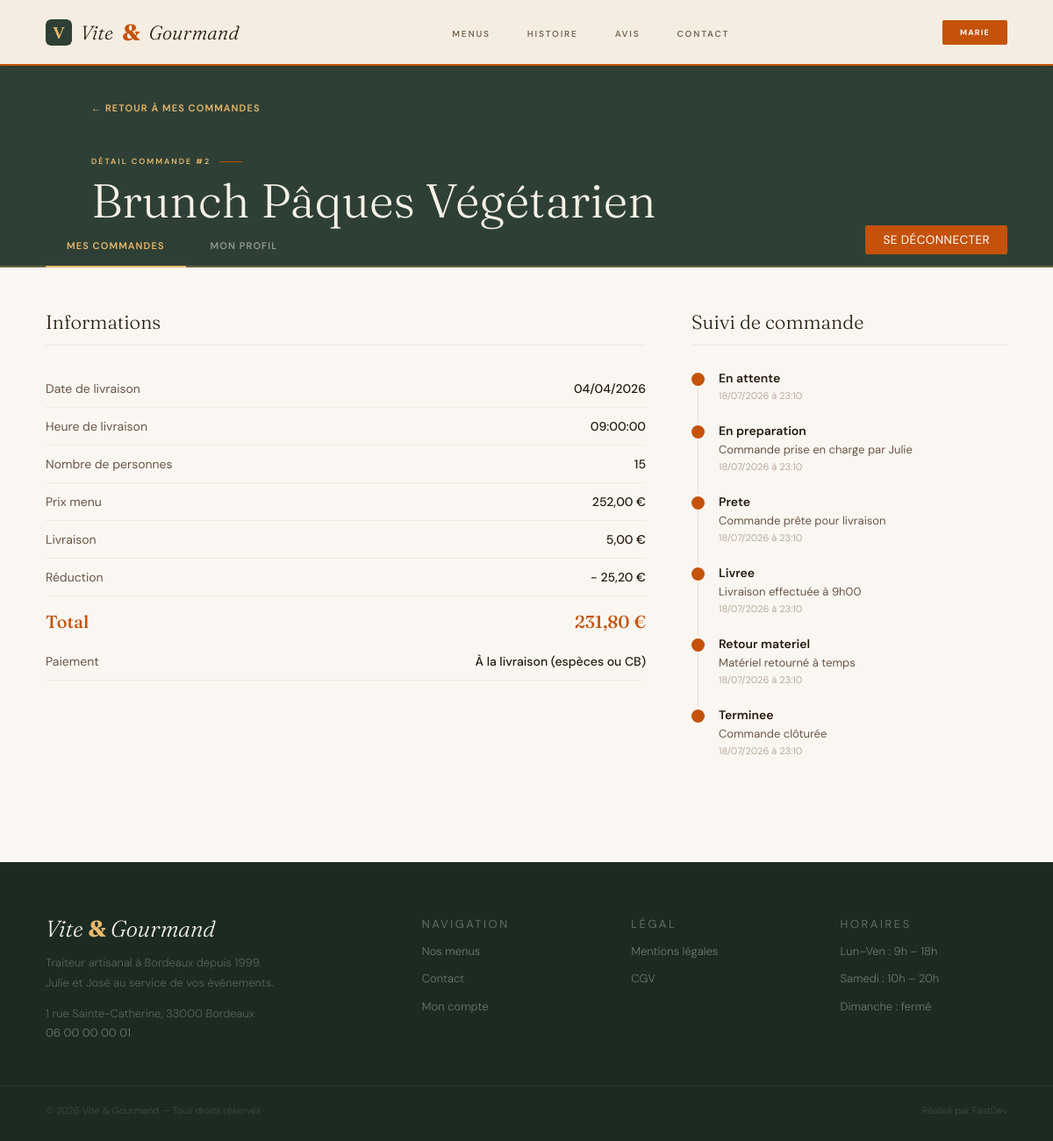
The page /mon-compte/commandes/2 (signed in) on the database its author committed.
### tables this page shows
CREATE TABLE `commande` (
    `commande_id`     INT           NOT NULL AUTO_INCREMENT,
    `utilisateur_id`  INT           NOT NULL,
    `menu_id`         INT           NOT NULL,
    `nb_personnes`    INT           NOT NULL,
    `date_livraison`  DATE          NOT NULL,
    `heure_livraison` TIME          NOT NULL,
    `prix_menu`       DECIMAL(10,2) NOT NULL,
    `prix_livraison`  DECIMAL(10,2) NOT NULL,
    `prix_reduction`  DECIMAL(10,2) NOT NULL,
    `prix_total`      DECIMAL(10,2) NOT NULL,
    `pret_materiel`   BOOLEAN       NOT NULL DEFAULT 0,
    `restitution_materiel` BOOLEAN  NOT NULL DEFAULT 0,
    `motif_annulation`TEXT          NULL,
    `created_at`      DATETIME      NOT NULL DEFAULT CURRENT_TIMESTAMP,
    PRIMARY KEY (`commande_id`),
    CONSTRAINT `fk_commande_utilisateur` FOREIGN KEY (`utilisateur_id`) REFERENCES `utilisateur`(`utilisateur_id`),
    CONSTRAINT `fk_commande_menu` FOREIGN KEY (`menu_id`) REFERENCES `menu`(`menu_id`)
);

CREATE TABLE `menu` (
    `menu_id`         INT          NOT NULL AUTO_INCREMENT,
    `regime_id`       INT          NOT NULL,
    `theme_id`        INT          NOT NULL,
    `titre`           VARCHAR(150) NOT NULL,
    `description`     TEXT         NOT NULL,
    `nb_personnes_min`INT          NOT NULL,
    `prix_base`       DECIMAL(10,2)NOT NULL,
    `stock`           INT          NOT NULL,
    `image`           VARCHAR(255) NOT NULL,
    `actif`           BOOLEAN      NOT NULL DEFAULT 1,
    `created_at`      DATETIME     NOT NULL DEFAULT CURRENT_TIMESTAMP,
    PRIMARY KEY (`menu_id`),
    CONSTRAINT `fk_menu_regime` FOREIGN KEY (`regime_id`) REFERENCES `regime`(`regime_id`),
    CONSTRAINT `fk_menu_theme`  FOREIGN KEY (`theme_id`) REFERENCES `theme`(`theme_id`)
);

CREATE TABLE `suivi_commande` (
    `suivi_id`        INT          NOT NULL AUTO_INCREMENT, 
    `commande_id`     INT          NOT NULL,
    `commentaire`     TEXT         NULL,
    `statut`        ENUM('en_attente', 'en_preparation', 'prete', 'livree', 'annulee', 'retour_materiel', 'terminee') NOT NULL DEFAULT 'en_attente',
    `created_at`      DATETIME     NOT NULL DEFAULT CURRENT_TIMESTAMP,
    PRIMARY KEY (`suivi_id`),
    CONSTRAINT `fk_suivi_commande` FOREIGN KEY (`commande_id`) REFERENCES `commande`(`commande_id`)
);

### app/Views/user/commande.php (the view, shortened to what the rows shown need)
<main>
<section class="user-s">
    <div class="user-header reveal">
        <div class="wrap">
            <a href="/mon-compte" class="menu-detail-back">← Retour à mes commandes</a>
            <p class="kicker">Détail commande #<?= $commande['commande_id'] ?></p>
            <h1 class="sec-h2"><?= htmlspecialchars($commande['menu_titre']) ?></h1>
        </div>
    </div>
    <div class="user-nav">
        <a href="/mon-compte" class="user-nav-link active">Mes commandes</a>
        <a href="/mon-compte/profil" class="user-nav-link">Mon profil</a>
        <form method="POST" action="/deconnexion" style="display:inline;"><?= $csrf ?><button type="submit" class="user-nav-link user-nav-logout">Se déconnecter</button></form>
    </div>
    <div class="wrap">
        <div class="commande-detail-grid">
            <div class="commande-detail-infos reveal">
                <h2 class="menu-detail-section-title">Informations</h2>
                <table class="commande-table">
                    <tr>
                        <td>Date de livraison</td>
                        <td><?= date('d/m/Y', strtotime($commande['date_livraison'])) ?></td>
                    </tr>
                    <tr>
                        <td>Heure de livraison</td>
                        <td><?= htmlspecialchars($commande['heure_livraison']) ?></td>
                    </tr>
                    <tr>
                        <td>Nombre de personnes</td>
                        <td><?= $commande['nb_personnes'] ?></td>
                    </tr>
                    <tr>
                        <td>Prix menu</td>
                        <td><?= number_format($commande['prix_menu'], 2, ',', ' ') ?> €</td>
                    </tr>
                    <tr>
                        <td>Livraison</td>
                        <td><?= number_format($commande['prix_livraison'], 2, ',', ' ') ?> €</td>
                    </tr>
                    <?php if ($commande['prix_reduction'] > 0): ?>
                    <tr>
                        <td>Réduction</td>
                        <td>- <?= number_format($commande['prix_reduction'], 2, ',', ' ') ?> €</td>
                    </tr>
                    <?php endif; ?>
                    <tr class="commande-table-total">
                        <td>Total</td>
                        <td><?= number_format($commande['prix_total'], 2, ',', ' ') ?> €</td>
                    </tr>
                    <tr>
                        <td>Paiement</td>
                        <td>À la livraison (espèces ou CB)</td>
                    </tr>
                </table>
            </div>
            <div class="commande-detail-suivi reveal">
                <h2 class="menu-detail-section-title">Suivi de commande</h2>
                <div class="suivi-liste">
                    <?php foreach ($suivi as $etape): ?>
                    <div class="suivi-etape">
                        <div class="suivi-dot"></div>
                        <div class="suivi-content">
                            <p class="suivi-statut"><?= htmlspecialchars(ucfirst(str_replace('_', ' ', $etape['statut']))) ?></p>
                            <?php if ($etape['commentaire']): ?>
                                <p class="suivi-commentaire"><?= htmlspecialchars($etape['commentaire']) ?></p>
                            <?php endif; ?>
                            <p class="suivi-date"><?= date('d/m/Y à H:i', strtotime($etape['created_at'])) ?></p>
                        </div>
                    </div>
                    <?php endforeach; ?>
                </div>
            </div>
        </div>
    </div>
</section>
</main>

### core/Router.php (shortened to what the rows shown need)
<?php
class Router
{
    private array $routes = [];
    public function add(string $method, string $path, string $controller, string $action): void
    {
        $this->routes[] = [
            'method' => strtoupper($method),
            'path' => $path,
            'controller' => $controller,
            'action' => $action,
        ];
    }
    public function dispatch(): void
    {
        $method = $_SERVER['REQUEST_METHOD'];
        $uri = parse_url($_SERVER['REQUEST_URI'], PHP_URL_PATH);
        $uri = $uri ?: '/';
        foreach ($this->routes as $route) {
            if ($route['method'] !== $method) continue;
            $pattern = preg_replace('#:([a-zA-Z]+)#', '([^/]+)', $route['path']);
            $pattern = '#^' . $pattern . '$#';
            if (preg_match($pattern, $uri, $matches)) {
                $action          = $route['action'];
                $controller      = new $controllerClass();
                $controller->$action();
                return;
            }
        }
        require VIEWS_PATH . '/layouts/header.php';
        require VIEWS_PATH . '/layouts/footer.php';
    }
}

### app/Views/layouts/header.php (shortened to what the rows shown need)
<!DOCTYPE html>
<html lang="fr">
<head>
    <link rel="stylesheet" href="/assets/css/style.css">
</head>
<body>
<nav class="nav" id="nav" role="navigation" aria-label="Navigation principale">
    <a href="/" class="nav-logo">
        <img src="/assets/images/favicon.svg" alt="" class="nav-logo-img">
        Vite <em>&</em> Gourmand
    </a>
    <ul class="nav-links" id="nav-links" role="list">
        <li><a href="/menus">Menus</a></li>
        <li><a href="/#histoire">Histoire</a></li>
        <li><a href="/#avis">Avis</a></li>
        <li><a href="/contact">Contact</a></li>
    </ul>
    <div class="nav-actions">
        <?php if (isset($_SESSION['user'])): ?>
            <a href="/mon-compte" class="nav-btn"><span><?= htmlspecialchars($_SESSION['user']['prenom']) ?></span></a>
        <?php else: ?>
            <a href="/connexion" class="nav-btn"><span>Connexion</span></a>
        <?php endif; ?>
    </div>
</nav>

### app/Views/layouts/footer.php (shortened to what the rows shown need)
<footer>
    <div class="footer-grid">
        <div>
            <p class="f-logo">Vite <em>&</em> Gourmand</p>
            <p class="f-tagline">Traiteur artisanal à Bordeaux depuis 1999.<br>Julie et José au service de vos événements.</p>
            <p class="f-tagline" style="margin-top:12px;"> 1 rue Sainte-Catherine, 33000 Bordeaux
                <br>
                <a href="tel:+33600000001" style="color:rgba(247,241,232,.38);">06 00 00 00 01</a>
        </p>
        </div>
        <div class="f-col">
            <p class="f-col-t">Navigation</p>
            <a href="/menus">Nos menus</a>
            <a href="/contact">Contact</a>
            <?php if (isset($_SESSION['user'])): ?>
                <a href="/mon-compte">Mon compte</a>
            <?php else: ?>
                <a href="/connexion">Connexion</a>
            <?php endif; ?>
        </div>
        <div class="f-col">
            <p class="f-col-t">Légal</p>
            <a href="/mentions-legales">Mentions légales</a>
            <a href="/cgv">CGV</a>
        </div>
        <div class="f-col">
            <p class="f-col-t">Horaires</p>
            <p>Lun–Ven : 9h – 18h</p>
            <p>Samedi : 10h – 20h</p>
            <p>Dimanche : fermé</p>
        </div>
    </div>
    <div class="footer-bottom">
        <p>© <?= date('Y') ?> Vite & Gourmand — Tous droits réservés</p>
        <p>Réalisé par FastDev</p>
    </div>
</footer>
</body>
</html>

### rows shown on the page
commande: commande_id "2", menu.titre "Brunch Pâques Végétarien", date_livraison "04/04/2026", heure_livraison "09:00:00", nb_personnes "15", prix_menu "252,00", prix_livraison "5,00", prix_reduction "25,20", prix_total "231,80"
suivi_commande: statut "En attente", created_at "18/07/2026 à 23:10"
suivi_commande: statut "En preparation", commentaire "Commande prise en charge par Julie", created_at "18/07/2026 à 23:10"
suivi_commande: statut "Prete", commentaire "Commande prête pour livraison", created_at "18/07/2026 à 23:10"
suivi_commande: statut "Livree", commentaire "Livraison effectuée à 9h00", created_at "18/07/2026 à 23:10"
suivi_commande: statut "Retour materiel", commentaire "Matériel retourné à temps", created_at "18/07/2026 à 23:10"
suivi_commande: statut "Terminee", commentaire "Commande clôturée", created_at "18/07/2026 à 23:10"
